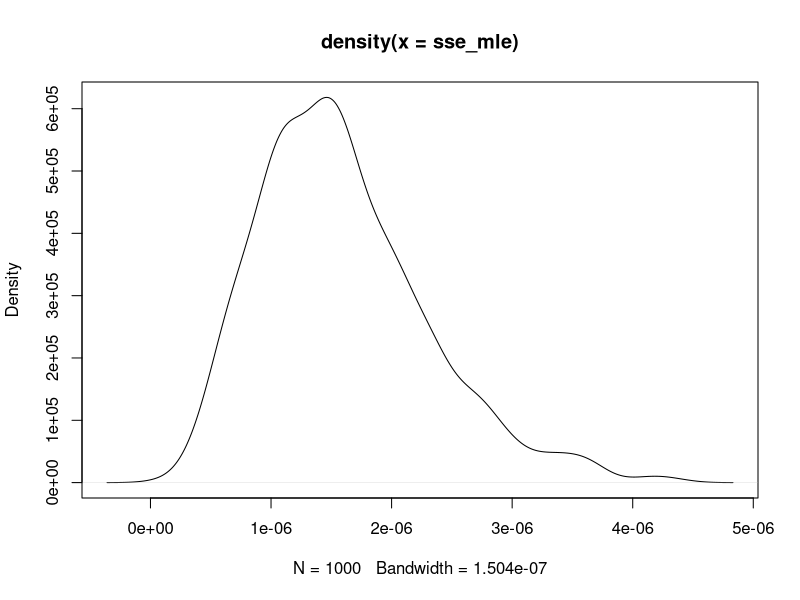
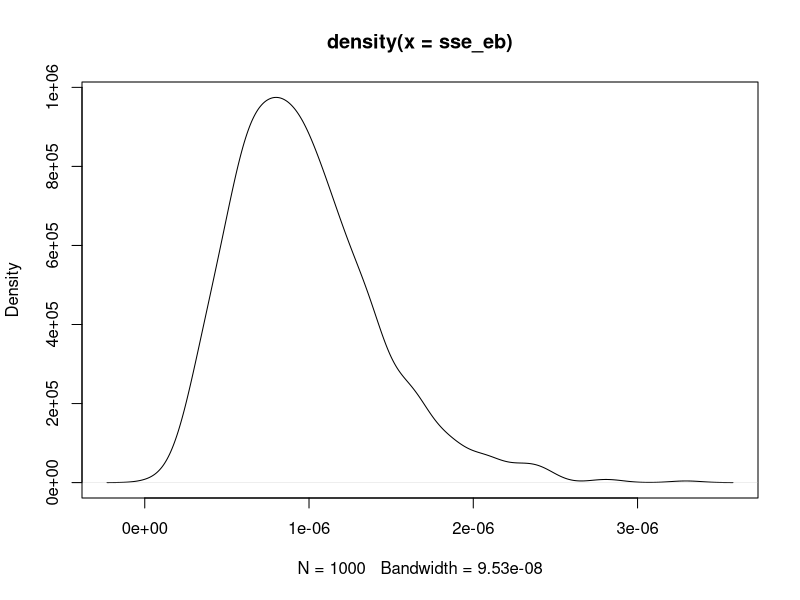

These charts were generated, in order, by the following R code:
#Bayesian statistics HW3
sse_mle <- matrix(0,1000)
sse_eb <- matrix(0,1000)

for(j in c(1:1000)){

theta <- rnorm(10,5.67,0.0001)
y <- matrix(0,10)

for(i in c(1:10)){
  y[i] = rnorm(1,theta[i],0.0004)
}
y_bar = sum(y)/10

#CAlculating sum of squared errors
ss_mle <- 0
ss_eb  <- 0
for(i in c(1:10)){
  ss_mle = ss_mle + (theta[i]-y[i])^2
  ss_eb = ss_eb + (theta[i]-(y_bar/4 + 3*y[i]/4))^2
}

sse_mle[j] = ss_mle
sse_eb[j] = ss_eb

}

#Fetching density plots
d_mle <- density(sse_mle)
d_eb <- density(sse_eb)

plot(d_mle)
plot(d_eb)
